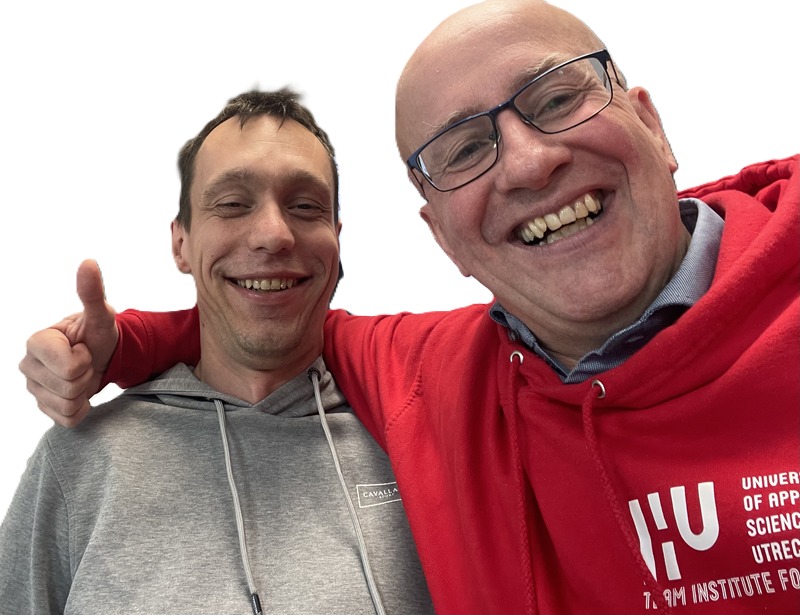
#> input picture software/vision_en_AI/files/example1.png, 800 x 615 px; its folder holds only this picture in this run
$ python starrecognition.py
#> lines starting #> are read from the running program, lines starting #| are printed output that depends on the picture
# -*- coding: utf-8 -*-
"""
Created on Mon May 18 21:32:27 2020

@author: bart.bozon
"""

import cv2
import glob
import numpy as np

for filename in glob.glob('*.png'):
    image = cv2.imread(filename,cv2.IMREAD_COLOR)
#> image is the input picture: shape (615, 800, 3); mean B, G, R 131.7, 130.1, 175.6
    cv2.imshow("original", image)

    # guassian blur
    radius=3
    filtered_image_kernel_3 = cv2.GaussianBlur(image, (radius,radius), 0)
    radius=15
    filtered_image_kernel_15 = cv2.GaussianBlur(image, (radius,radius), 0)
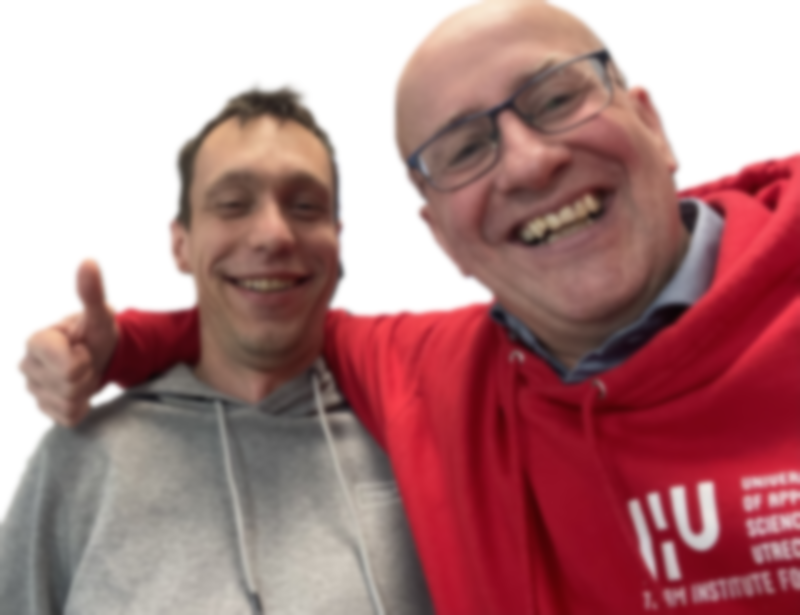
#> filtered_image_kernel_15: shape (615, 800, 3); mean B, G, R 131.7, 130, 175.6
    cv2.imshow("filtered 3", filtered_image_kernel_3)
    cv2.imshow("filtered 15", filtered_image_kernel_15)
    cv2.waitKey(0)

    # zelf kernel maken, in dit geval een edge detection
    # https://en.wikipedia.org/wiki/Kernel_(image_processing)
    kernel = np.ones((3,3),)
    kernel=kernel*-1
    kernel[1][1]=8
    print ("edge detect")
    print(kernel)
    cv2.waitKey(0)

    voorbeeld=np.zeros((6,6),)
    voorbeeld [3][2]=1
    voorbeeld [3][3]=1
    print ("voorbeeld")
    print (voorbeeld)
    cv2.waitKey(0)
    voorbeeldfiltered=cv2.filter2D(voorbeeld,-1,kernel)
    print ("Gefiltered")
    print(voorbeeldfiltered)
    cv2.waitKey(0)

    filtered=cv2.filter2D(image,-1,kernel)
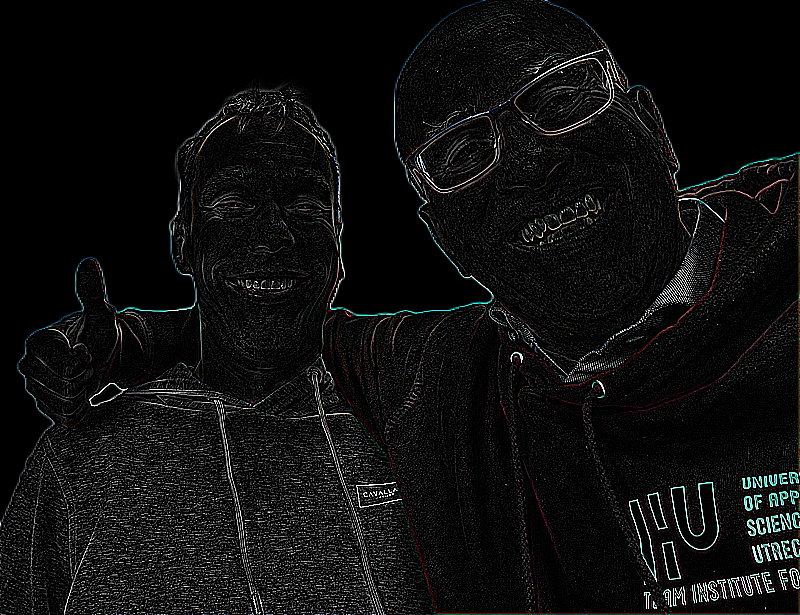
#> filtered: shape (615, 800, 3); mean B, G, R 14.5, 14.6, 14.4
    cv2.imshow("filtered", filtered)
    cv2.waitKey(0)

    # is ook ingebouwd (canny edge detector)
    edges = cv2.Canny(image,100,200)
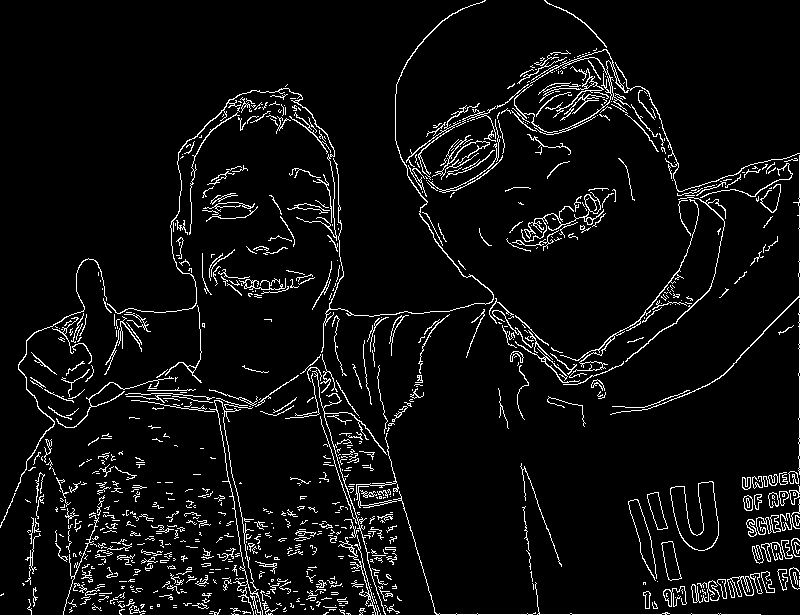
#> edges: shape (615, 800); 5.7% white in thin lines or dots
    cv2.imshow("Canny edge detector", edges)
    cv2.waitKey(0)

    # Sharpening kernel
    kernel = np.zeros((3,3), )
    kernel[0][1]=-1
    kernel[2][1]=-1
    kernel[1][0]=-1
    kernel[1][2]=-1
    kernel[1][1]=5
    print ("sharpening")
    print(kernel)
    cv2.waitKey(0)

    sharpened=cv2.filter2D(image,-1,kernel)
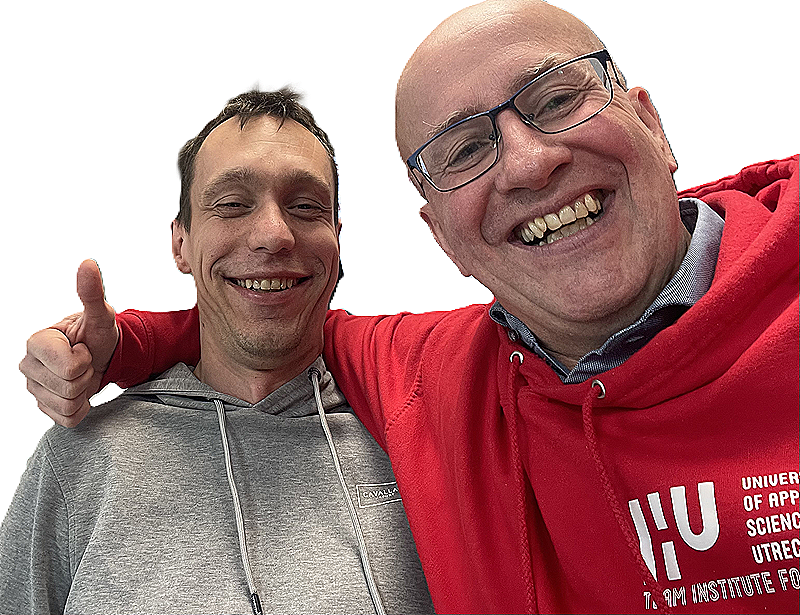
#> sharpened: shape (615, 800, 3); mean B, G, R 131.6, 130.2, 174.9
    cv2.imshow("sharper", sharpened)
    cv2.waitKey(0)
    cv2.destroyAllWindows()

print("finished")

$ run again, on software/vision_en_AI/files/example6.png
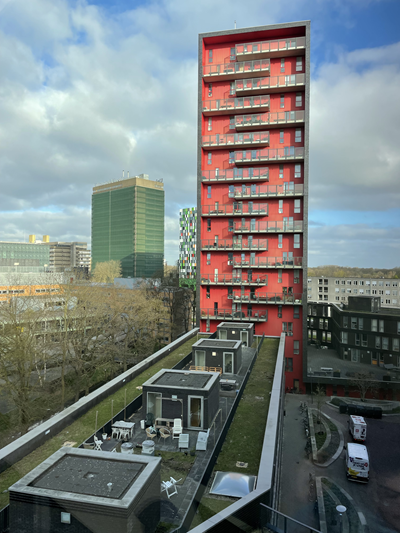
#> input picture software/vision_en_AI/files/example6.png, 400 x 533 px
#> image is the input picture: shape (533, 400, 3); mean B, G, R 123.6, 124.9, 118.2
#> `edges = cv2.Canny(image,100,200)`:
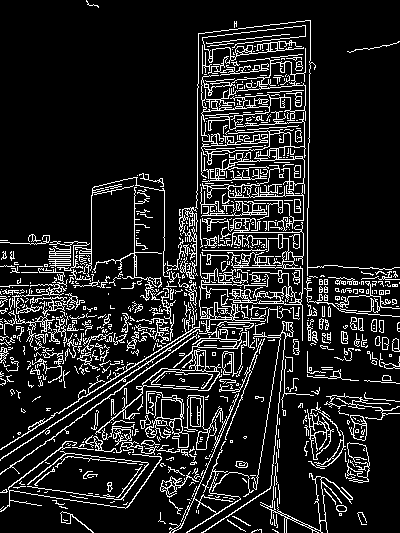
#> edges: shape (533, 400); 13.1% white in thin lines or dots
#> `sharpened=cv2.filter2D(image,-1,kernel)`:
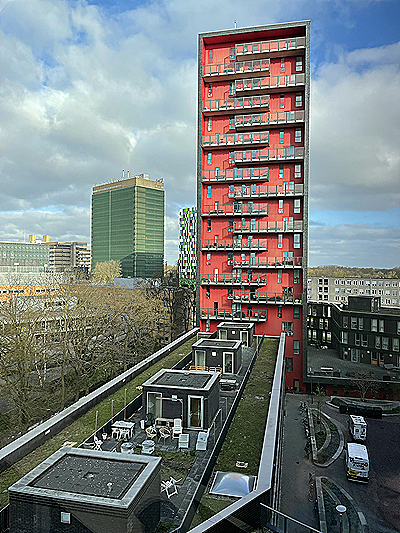
#> sharpened: shape (533, 400, 3); mean B, G, R 124.3, 125.2, 118.6

$ run again, on software/vision_en_AI/files/image.png
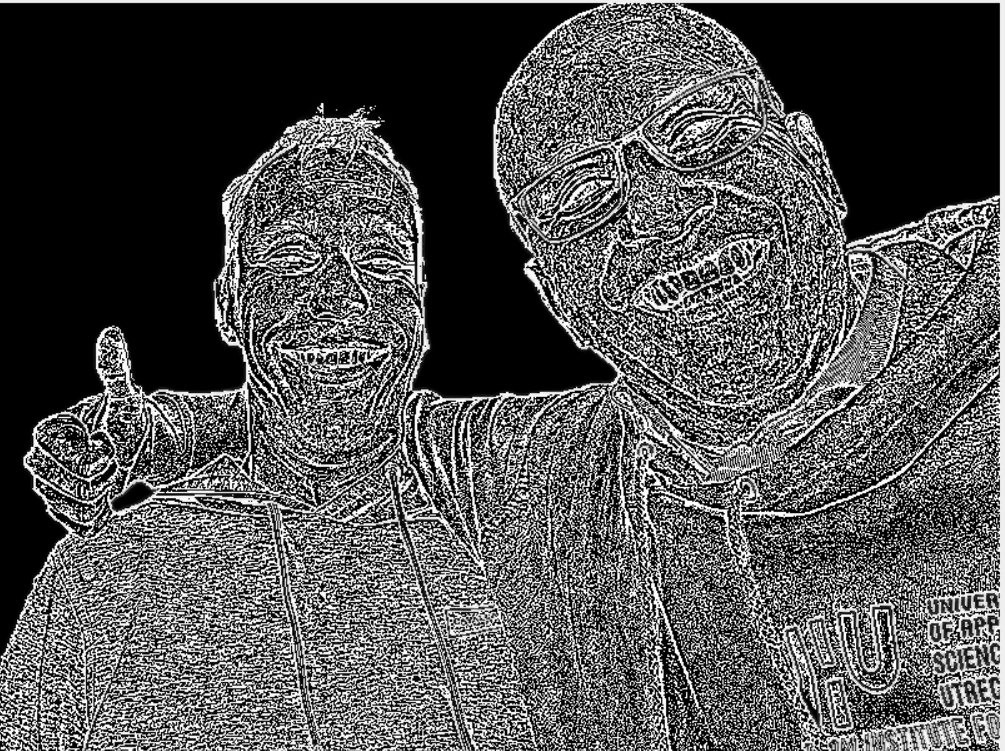
#> input picture software/vision_en_AI/files/image.png, 1005 x 751 px
#> image is the input picture: shape (751, 1005, 3); min 0, max 255, mean 82.2
#> `edges = cv2.Canny(image,100,200)`:
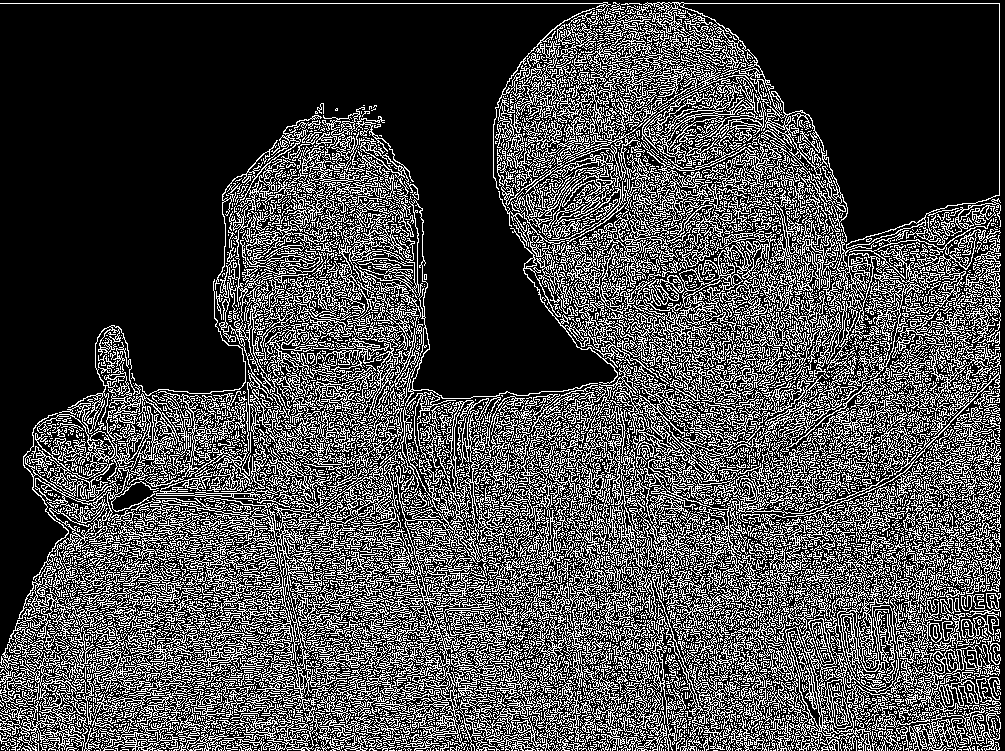
#> edges: shape (751, 1005); 28.4% white in thin lines or dots
#> `sharpened=cv2.filter2D(image,-1,kernel)`:
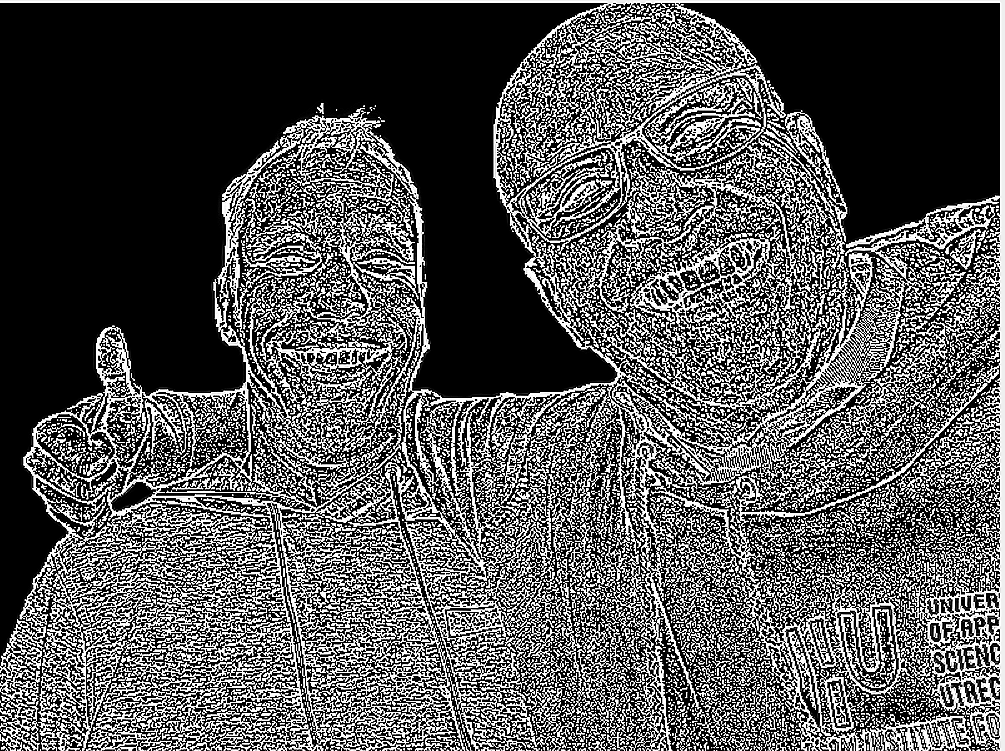
#> sharpened: shape (751, 1005, 3); min 0, max 255, mean 84.6
